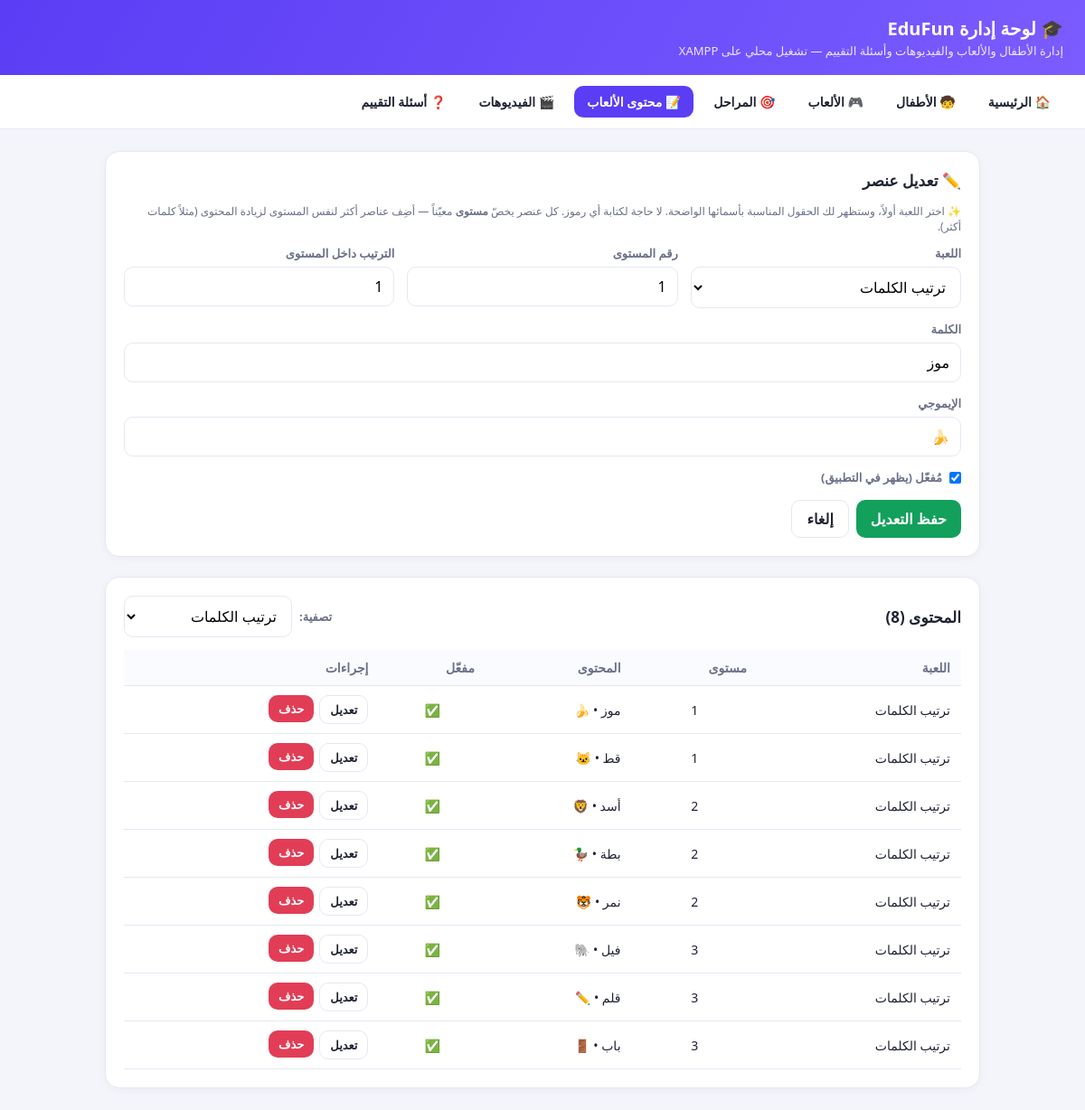
/admin/game_items.php?edit=1, run on the app's committed database.
### tables this page shows
CREATE TABLE IF NOT EXISTS game_items (
  id           INT AUTO_INCREMENT PRIMARY KEY,
  game_code    VARCHAR(40)  NOT NULL,
  level_number TINYINT      NOT NULL DEFAULT 1,
  text1        VARCHAR(300) NOT NULL DEFAULT '',
  text2        VARCHAR(300) NOT NULL DEFAULT '',
  text3        VARCHAR(300) NOT NULL DEFAULT '',
  text4        VARCHAR(300) NOT NULL DEFAULT '',
  sort_order   INT          NOT NULL DEFAULT 0,
  is_active    TINYINT(1)   NOT NULL DEFAULT 1,
  KEY idx_game_level (game_code, level_number)
);

### admin/game_items.php (the view, shortened to what this page needs)
<?php
require_once __DIR__ . '/inc.php';
$textGames = [
    'word_game'        => 'ترتيب الكلمات',
    'english_spelling' => 'التهجئة الإنجليزية',
    'sentence_game'    => 'تكوين الجُمل',
    'ar_en_matching'   => 'توصيل عربي-إنجليزي',
    'grammar_matching' => 'توصيل الإعراب',
    'question_builder' => 'صانع الأسئلة',
    'error_hunter'     => 'صائد الأخطاء',
];
$editing = null;
if (isset($_GET['edit'])) {
    $stmt = $pdo->prepare("SELECT * FROM game_items WHERE id = ?");
    $stmt->execute([(int) $_GET['edit']]);
    $editing = $stmt->fetch();
}
$filter = $_GET['game'] ?? ($editing['game_code'] ?? '');
if ($filter !== '' && isset($textGames[$filter])) {
    $stmt = $pdo->prepare(
        "SELECT * FROM game_items WHERE game_code = ? ORDER BY level_number, sort_order, id"
    );
    $stmt->execute([$filter]);
    $rows = $stmt->fetchAll();
} else {
    $rows = $pdo->query("SELECT * FROM game_items ORDER BY game_code, level_number, sort_order, id")->fetchAll();
}
$activeChecked = (!$editing || (int) ($editing['is_active'] ?? 1) === 1) ? 'checked' : '';
?>
<div class="card">
  <h2><?= $editing ? '✏️ تعديل عنصر' : '➕ إضافة عنصر جديد' ?></h2>
  <p class="hint">✨ اختر اللعبة أولاً، وستظهر لك الحقول المناسبة بأسمائها الواضحة. لا حاجة لكتابة أي رموز.
     كل عنصر يخصّ <b>مستوى</b> معيّناً — أضِف عناصر أكثر لنفس المستوى لزيادة المحتوى (مثلاً كلمات أكثر).</p>
  <form method="post">
    <div class="grid">
      <div>
        <label>اللعبة</label>
        <select name="game_code" id="game_code" required onchange="applyLabels()">
          <?php foreach ($textGames as $code => $name): ?>
            <option value="<?= h($code) ?>" <?= ($editing['game_code'] ?? '') === $code ? 'selected' : '' ?>><?= h($name) ?></option>
          <?php endforeach; ?>
        </select>
      </div>
      <div>
        <label>رقم المستوى</label>
        <input type="number" name="level_number" min="1" max="20" value="<?= h($editing['level_number'] ?? 1) ?>">
      </div>
      <div>
        <label>الترتيب داخل المستوى</label>
        <input type="number" name="sort_order" value="<?= h($editing['sort_order'] ?? 0) ?>">
      </div>
    </div>
    <div id="f_text1" style="margin-top:14px">
      <label id="l_text1">الحقل 1</label>
      <input type="text" name="text1" id="text1" value="<?= h($editing['text1'] ?? '') ?>">
    </div>
    <div id="f_text2" style="margin-top:14px">
      <label id="l_text2">الحقل 2</label>
      <input type="text" name="text2" id="text2" value="<?= h($editing['text2'] ?? '') ?>">
    </div>
    <div style="margin-top:14px">
      <label style="display:flex; align-items:center; gap:8px; cursor:pointer">
        <input type="checkbox" name="is_active" value="1" <?= $activeChecked ?> style="width:auto; margin:0">
        <span>مُفعّل (يظهر في التطبيق)</span>
      </label>
    </div>
    <div style="margin-top:16px; display:flex; gap:8px">
      <button class="btn ok" type="submit"><?= $editing ? 'حفظ التعديل' : 'إضافة' ?></button>
      <?php if ($editing): ?><a class="btn ghost" href="game_items.php">إلغاء</a><?php endif; ?>
    </div>
  </form>
</div>
<div class="card">
  <div style="display:flex; justify-content:space-between; align-items:center; flex-wrap:wrap; gap:10px">
    <h2 style="margin:0">المحتوى (<?= count($rows) ?>)</h2>
    <form method="get" style="display:flex; gap:8px; align-items:center">
      <label style="margin:0">تصفية:</label>
      <select name="game" onchange="this.form.submit()" style="width:auto">
        <?php foreach ($textGames as $code => $name): ?>
          <option value="<?= h($code) ?>" <?= $filter === $code ? 'selected' : '' ?>><?= h($name) ?></option>
        <?php endforeach; ?>
      </select>
    </form>
  </div>
  <table style="margin-top:14px">
    <tr><th>اللعبة</th><th>مستوى</th><th>المحتوى</th><th>مفعّل</th><th>إجراءات</th></tr>
    <?php foreach ($rows as $it):
      $parts = array_filter([$it['text1'], $it['text2'], $it['text3'], $it['text4']], fn($v) => $v !== '');
    ?>
      <tr style="<?= (int) $it['is_active'] === 0 ? 'opacity:.55' : '' ?>">
        <td><?= h($textGames[$it['game_code']] ?? $it['game_code']) ?></td>
        <td style="text-align:center"><?= (int) $it['level_number'] ?></td>
        <td><?= h(implode('  •  ', $parts)) ?></td>
        <td style="text-align:center"><?= (int) $it['is_active'] === 1 ? '✅' : '🚫' ?></td>
        <td>
          <div class="row-actions">
            <a class="btn ghost sm" href="game_items.php?edit=<?= (int) $it['id'] ?>">تعديل</a>
            <form method="post" onsubmit="return confirm('حذف هذا العنصر؟');" style="display:inline">
              <button class="btn danger sm" type="submit">حذف</button>
            </form>
          </div>
        </td>
      </tr>
    <?php endforeach; ?>
  </table>
</div>

### admin/inc.php (style rules this page uses)
:root { --p:#5b3df5; --p2:#7a5cff; --bg:#f4f5fb; --ink:#1f2233; --muted:#6b7088; --line:#e6e8f2; --ok:#13a05c; --danger:#e23d57; }
* { box-sizing:border-box; }
body { margin:0; font-family:"Segoe UI",Tahoma,Arial,sans-serif; background:var(--bg); color:var(--ink); }
.card { background:#fff; border:1px solid var(--line); border-radius:16px; padding:20px; margin-bottom:22px; box-shadow:0 2px 10px rgba(31,34,51,.04); }
.card h2 { margin:0 0 14px; font-size:17px; }
table { width:100%; border-collapse:collapse; font-size:14px; }
th, td { text-align:right; padding:10px 12px; border-bottom:1px solid var(--line); vertical-align:middle; }
th { color:var(--muted); font-weight:700; background:#fafbff; }
input, select, textarea { width:100%; padding:10px 12px; border:1px solid var(--line); border-radius:10px; font:inherit; background:#fff; }
label { display:block; font-size:13px; font-weight:600; margin:0 0 6px; color:var(--muted); }
.grid { display:grid; grid-template-columns:repeat(auto-fit,minmax(180px,1fr)); gap:14px; }
.btn { display:inline-block; border:none; cursor:pointer; padding:9px 16px; border-radius:10px; font:inherit; font-weight:700; color:#fff; background:var(--p); text-decoration:none; }
.btn.ok { background:var(--ok); }
.btn.danger { background:var(--danger); }
.btn.ghost { background:#fff; color:var(--ink); border:1px solid var(--line); }
.btn.sm { padding:6px 11px; font-size:13px; }
.row-actions { display:flex; gap:6px; }
.hint { color:var(--muted); font-size:12px; margin-top:4px; }

### data on the page
game_items: game_code "ترتيب الكلمات", level_number "1", sort_order "1", text1 "موز", text2 "🍌", game "ترتيب الكلمات", parts "موز • 🍌"
game_items: game_code "ترتيب الكلمات", level_number "1", parts "قط • 🐱"
game_items: game_code "ترتيب الكلمات", level_number "2", parts "أسد • 🦁"
game_items: game_code "ترتيب الكلمات", level_number "2", parts "بطة • 🦆"
game_items: game_code "ترتيب الكلمات", level_number "2", parts "نمر • 🐯"
game_items: game_code "ترتيب الكلمات", level_number "3", parts "فيل • 🐘"
game_items: game_code "ترتيب الكلمات", level_number "3", parts "قلم • ✏️"
game_items: game_code "ترتيب الكلمات", level_number "3", parts "باب • 🚪"

### other printed values
$label "🏠 الرئيسية"
$label "🧒 الأطفال"
$label "🎮 الألعاب"
$label "🎯 المراحل"
$label "📝 محتوى الألعاب"
$label "🎬 الفيديوهات"
$label "❓ أسئلة التقييم"
count($rows) "8"
